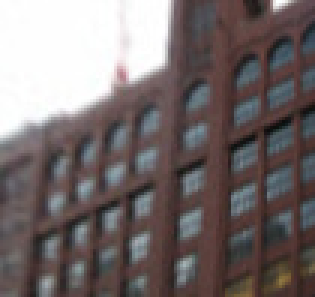
#> input picture building_.jpg, 105 x 99 px (shown 3 times larger)
$ python main.py   (Python 2 division)
#> lines starting #> are read from the running program, lines starting #| are printed output that depends on the picture
### TILT.py
from cv2 import GaussianBlur

from tilt_kernel import *

def TILT(input_image, mode, init_points, **kwargs):
    args = parse_TILT_arguments(**kwargs)
    args['mode'] = mode
    args['input_image'] = input_image
    args['initial_points'] = np.floor(init_points)
    args['focus_size'] = np.asarray([init_points[1,1]-args['initial_points'][1,0], args['initial_points'][0,1]-args['initial_points'][0,0]])
    args['center'] = np.floor(np.mean(init_points, axis=1))
    args['focus_center'] = np.floor(np.asarray([args['focus_size'][1],  args['focus_size'][0]])/2.) #onwes were removed
    focus_center = args['focus_center']
    XData = np.asarray([1-focus_center[0], args['focus_size'][1]-focus_center[0]])
    YData = np.asarray([1-focus_center[1], args['focus_size'][0]-focus_center[1]])
    args['pyramid'] = 1
    #now, afterwards there is nasty stuff about compute homography
    #hopefully, I can avoid it and initialize tfm to identity

    original_args = args

    #creating boundaries of the image
    expand_rate = 0.8 #WTF is this shit
    initial_points = args['initial_points']
    left_bound = np.ceil(max(initial_points[0,0] - expand_rate * (initial_points[0,1] - initial_points[0,0]), 0))
    right_bound = np.floor(min(initial_points[0,1] + expand_rate * (initial_points[0,1] - initial_points[0,0]), input_image.shape[1]));
    top_bound = np.ceil(max(initial_points[1,0] - expand_rate * (initial_points[1,1] - initial_points[1,0]), 0))
    bottom_bound = np.floor(min(initial_points[1,1] + expand_rate*(initial_points[1,1] - initial_points[1,0]), input_image.shape[0]));
    new_image = np.zeros((bottom_bound - top_bound , right_bound - left_bound , input_image.shape[2]))

    print 'bounds'
    print left_bound
    print right_bound
    print  top_bound
    print bottom_bound

    for c in range(input_image.shape[2]):
        new_image[:,:,c]=input_image[top_bound:bottom_bound, left_bound:right_bound, c] #maybe miss one pixel? but whatever

    #new_image = input_image #TEMP

    #note - here I didn't copy this: args.input_image=uint8(new_image),
    #because that would be handled at input by scikit
    #sorry, to tired to make it not bydlocode
    #args['input_image'] = img_as_ubyte(new_image) #hope this is right
    args['input_image'] = new_image


    args['center'] = args['center'] + np.asarray([1-left_bound, 1-top_bound])


    pre_scale_matrix=np.eye(3)
    #here should be the part "down-sample the image if the focus is too large"
    #but guess what
    #it won't be too large
    #at least for initial testing

    min_length = original_args['focus_size']

    initial_tfm_matrix = args['initial_tfm_matrix']
    initial_tfm_matrix = np.linalg.inv(pre_scale_matrix).dot(initial_tfm_matrix).dot(pre_scale_matrix)
    args['initial_tfm_matrix'] = initial_tfm_matrix
    args['focus_size'] = np.around(args['focus_size']/pre_scale_matrix[0,0])
    args['center'] = args['center']/pre_scale_matrix[0,0]
    parent_path='./'


    if args['pyramid'] == 1:
        downsample_matrix = np.array([[0.5, 0, 0], [0, 0.5, 0], [0, 0, 1]])
        upsample_matrix = np.linalg.inv(downsample_matrix)
        total_scale = np.ceil(np.max(np.log2(np.min(args['focus_size'])/args['focus_threshold']), 0));

        for scale in range(int(total_scale),-1,-1):
            # begin each level of the pyramid
            if total_scale - scale >= args['pyramid_max_level']:
                break

            # Blur if required
            #BULA HERNIA
            if args['blur'] == 1 and scale == 0:
                input_image = GaussianBlur(args['input_image'], (5,5), 4) ##GIVE KERNEL
                #input_image=imfilter(args.input_image, fspecial('gaussian', ceil(args.blur_kernel_size_k*2^scale), ceil(args.blur_kernel_sigma_k*2^scale)));
            else:
                input_image = args['input_image']


            # prepare image and initial tfm_matrix
            scale_matrix = np.linalg.matrix_power(downsample_matrix, scale)
            #tfm = maketform('projective', scale_matrix');
            #input_image=imtransform(input_image, tfm, 'bicubic');

            input_image = polina_transform(input_image, scale_matrix, inv_flag = False)

            print scale_matrix
            tfm_matrix = scale_matrix.dot(initial_tfm_matrix).dot(np.linalg.inv(scale_matrix))

            center = np.floor(transform_point(args['center'], scale_matrix));

            focus_size=np.floor(args['focus_size']/(2 ** scale))

            #args['save_path'] = fullfile(parent_path, ['pyramid', num2str(scale)]);
            #args.figure_no=100+total_scale-scale+1;
            Dotau, A, E, tfm_matrix, UData, VData, XData, YData, A_scale, Dotau_series = tilt_kernel(input_image, args['mode'], center, focus_size, tfm_matrix, args)
            # update tfm_matrix of the highest-resolution level.
            initial_tfm_matrix = np.linalg.inv(scale_matrix).dot(tfm_matrix).dot(scale_matrix)
            args['outer_tol']=args['outer_tol']*args['outer_tol_step']

        tfm_matrix=initial_tfm_matrix

    else:
        img_size=np.shape(args['input_image'])
        img_size=img_size[:2]
        img_size=img_size[:2]
        input_image = GaussianBlur(args['input_image'], (5,5), 4)

        args['figure_no'] = 101
        args['save_path'] = os.path.join(parent_path, 'some_name')
        #print args['center']
        #print args['focus_size']
        Dotau, A, E, tfm_matrix, UData, VData, XData, YData, A_scale, Dotau_series = tilt_kernel(args['input_image'], args['mode'], args['center'], args['focus_size'], args['initial_tfm_matrix'], args)

    args = original_args
    tfm_matrix = np.dot(pre_scale_matrix,np.dot(tfm_matrix,np.linalg.inv(pre_scale_matrix)))

    focus_size=args['focus_size']
    image_size=np.shape(args['input_image'])
    image_size=image_size[:2]
    image_center=args['center']
    focus_center=np.zeros((2, 1))
    focus_center[0]=np.floor((1+args['focus_size'][1])/2)
    focus_center[1]=np.floor((1+args['focus_size'][0])/2)

    UData=np.array([1-image_center[0], image_size[1]-image_center[0]])
    VData=np.array([1-image_center[1], image_size[0]-image_center[1]])
    XData=np.array([1-focus_center[0], args['focus_size'][1]-focus_center[0]])
    YData=np.array([1-focus_center[1], args['focus_size'][0]-focus_center[1]])

    # [16 lines of commented-out code are left out]

    return  Dotau_series, Dotau, A, E

### utils.py
import numpy as np
import skimage.filters as filt
import math
import os
import numpy as np
import matplotlib.pyplot as plt
from scipy.ndimage.filters import sobel
from skimage import transform
from skimage import data, io, filters
from skimage import img_as_ubyte


def parse_TILT_arguments(**kwargs):
    my_args = kwargs

    if 'initial_tfm_matrix' not in my_args:
        my_args['initial_tfm_matrix'] = np.eye(3)

    if 'outer_tol' not in my_args:
        my_args['outer_tol'] = 1e-4

    if 'outer_max_iter' not in my_args:
        my_args['outer_max_iter'] = 50

    if 'outer_display_period' not in my_args:
        my_args['outer_display_period'] = 1

    if 'inner_tol' not in my_args:
        my_args['inner_tol'] = 1e-4

    if 'inner_c' not in my_args:
        my_args['inner_c'] = 1

    if 'inner_mu' not in my_args:
        my_args['inner_mu'] = []  #questionable

    if 'inner_display_period' not in my_args:
        my_args['inner_display_period'] = 100

    if 'inner_max_iter' not in my_args:
        my_args['inner_max_iter'] = np.inf

    if 'blur' not in my_args:
        my_args['blur'] = 1

    if 'branch' not in my_args:
        my_args['branch'] = 1

    if 'pyramid' not in my_args:
        my_args['pyramid'] = 1

    if 'focus_threshold' not in my_args:  #when doing pyramid the smallest focus_edge we can tolerate.
        my_args['focus_threshold'] = 50

    if 'outer_tol_step' not in my_args:  #as resolution goes high how relaxed should the outer_tol be
        my_args['outer_tol_step'] = 10

    if 'blur_kernel_size_k' not in my_args:  # neighbourhood scalar for the size of the blur kernel.
        my_args['blur_kernel_size_k'] = 2

    if 'blur_kernel_sigma_k' not in my_args: # standard derivation scalar for blur kernel.
        my_args['blur_kernel_sigma_k'] = 2

    if 'pyramid_max_level' not in my_args: # number of pyramid levels we want to act on.
        my_args['pyramid_max_level'] = 2

    if 'branch_max_iter' not in my_args: # in each branch, how much iteration we take.
        my_args['branch_max_iter'] = 10

    if 'branch_max_accuracy' not in my_args: # higher means smaller step-width.
        my_args['branch_max_accuracy'] = 5

    if 'display_result' not in my_args:
        my_args['display_result'] = 1

    if 'focus_size' not in my_args:
        my_args['focus_size'] = []

    if 'save_path' not in my_args:
        my_args['save_path'] = []

    #MORE STUFF FOR BRANCH AND BOUND SKIPPED HERE! ADD LATER
    #Stuff skipped here because I do it outside

    return my_args


# [38 lines left out: function constraints, not called in this run]
    #if mode == 'affine':


'''def para2tfm(tau, XData, YData, mode):
    """para2tfm will turn tau to tfm_matrix according to mode.
       ----------------------------input---------------------------------------
       tau:      p-by-1 vector
       mode:     one of 'euclidean', 'euclidean_notranslation', 'affine', 'affine_notranslation', 'homography',
                'homography_notranslation'
       ----------------------------output--------------------------------------
       tfm_matrix:   3-by-3 transform matrix.
    """
    tfm_matrix = np.eye(3)
    if mode == 'euclidean':
        tfm_matrix[0:2,0:2] = [[np.cos(tau[0]), -np.sin(tau[0])],
                               [np.sin(tau[0]), np.cos(tau[0])]]

    elif mode == 'affine':
        tfm_matrix[0,0:2] = tau[0:2].H
        tfm_matrix[1,0:2] = tau[2:].H

    else:
        print 'no param'

    return tfm_matrix
'''


# [72 lines left out: functions para2tfm, tfm2para, not called in this run]

'''
def transform_point(input_pt, tfm_matrix):
    #if size(input_pt, 1)==1
    if input_pt.shape[0] == 1: #we make input into a column vector
        input_pt = input_pt.H
        b_row = 1
    else:
        b_row = 0

    input_pt = np.asarray([input_pt, 1]) #please match shapes please
    output_pt = tfm_matrix.dot(input_pt)
    output_pt = output_pt/output_pt[2]
    output_pt = output_pt[0:2, 0]
    if b_row == 1:
        output_pt = output.H

    return output_pt
'''

# [12 lines left out: function transform_point, not called in this run]

### main.py
import matplotlib.pyplot as plt
from skimage import data, io, filters


from TILT import *

if __name__ == '__main__':
    check = cv2.imread('building_.jpg')
#> check is the input picture: shape (99, 105, 3); mean B, G, R 108.1, 108.2, 117.7


    #init_points = np.asarray([[0, check.shape[1]], [0, check.shape[0]]])

    init_points = np.asarray([[40, 80], [40, 80]])

    plt.imshow(check[init_points[0][0]: init_points[0][1], init_points[1][0]: init_points[1][1]])
    plt.show()
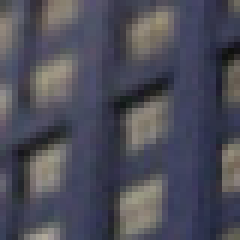
#> shown: shape (40, 40, 3) (shown 6 times larger); mean R, G, B 76.6, 76.6, 88.7


    # [4 lines of commented-out code are left out]
    Ds, Dotau, A, E = TILT(check, 'homography', init_points)
#> in TILT, `focus_center = args['focus_center']`: focus_center = [20, 20]
#> in TILT, `XData = np.asarray([1-focus_center[0], args['focus_size'][1]-focus_cen..`: XData = [-19, 20]
#> in TILT, `original_args = args`: original_args = 27 items
#> in TILT, `initial_points = args['initial_points']`: initial_points = [[40, 80], [40, 80]]
#> in TILT, `left_bound = np.ceil(max(initial_points[0,0] - expand_rate * (initial_..`: left_bound = 8
#> in TILT, `right_bound = np.floor(min(initial_points[0,1] + expand_rate * (initia..`: right_bound = 105
#> in TILT, `top_bound = np.ceil(max(initial_points[1,0] - expand_rate * (initial_p..`: top_bound = 8
#> in TILT, `bottom_bound = np.floor(min(initial_points[1,1] + expand_rate*(initial..`: bottom_bound = 99
#> (the run stopped early here; a loop or call above may not have finished)

$ run again, with building.jpg copied over building_.jpg
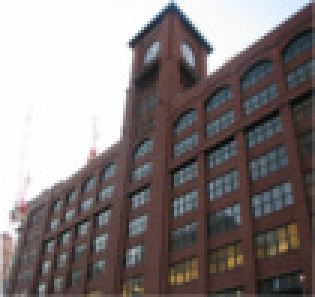
#> input picture building.jpg, 105 x 99 px (shown 3 times larger)
#> check is the input picture: shape (99, 105, 3); mean B, G, R 124.7, 125, 133
#> `plt.show()`:
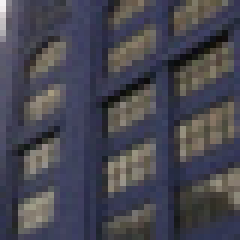
#> shown: shape (40, 40, 3) (shown 6 times larger); mean R, G, B 71.4, 70.8, 81.2
#> focus_center = [20, 20]
#> XData = [-19, 20]
#> original_args = 27 items
#> initial_points = [[40, 80], [40, 80]]
#> left_bound = 8
#> right_bound = 105
#> top_bound = 8
#> bottom_bound = 99
